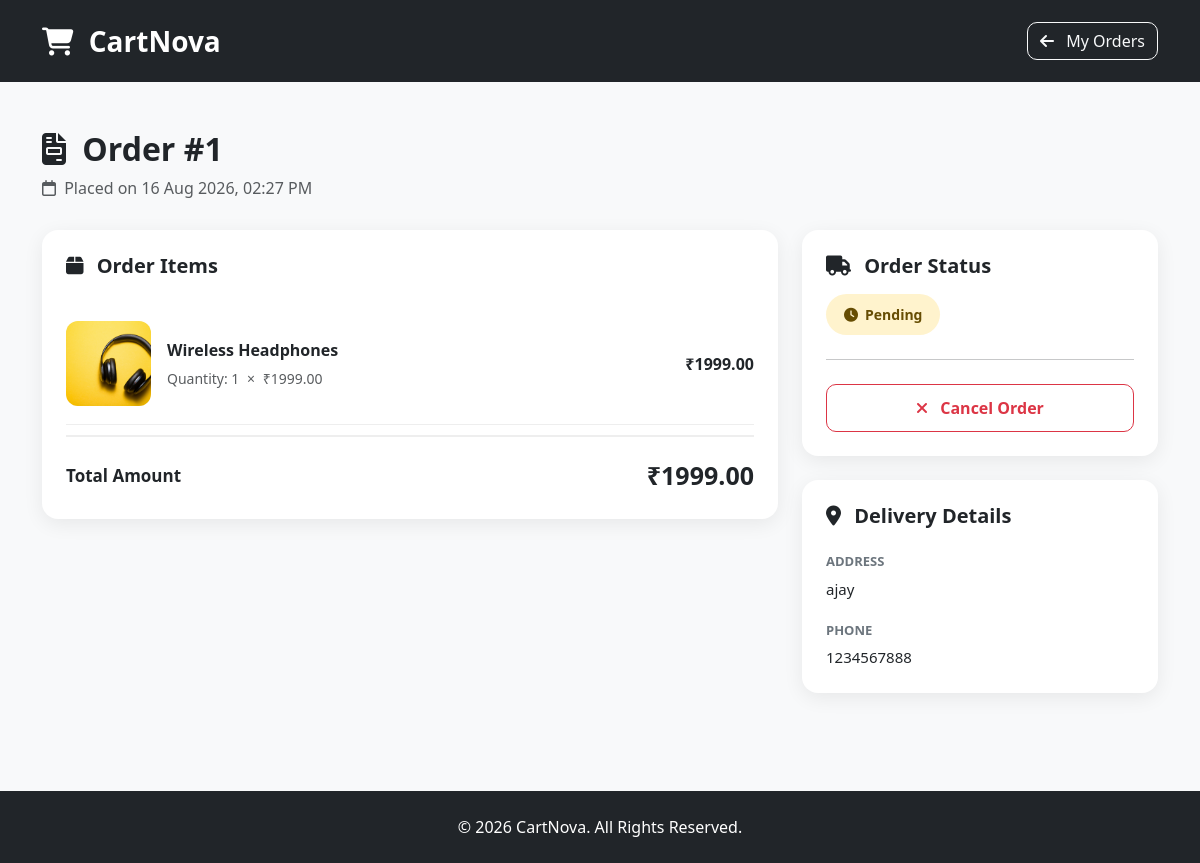
The page /order/1/ (signed in) on the database its author committed.
### store/models.py (models this page shows, shortened)
class Order(models.Model):
    user = models.ForeignKey(User, on_delete=models.CASCADE)
    total_amount = models.DecimalField(max_digits=10, decimal_places=2)
    address = models.TextField()
    phone = models.CharField(max_length=15)
    status = models.CharField(
        max_length=20,
        choices=[
            ('Pending', 'Pending'),
            ('Processing', 'Processing'),
            ('Shipped', 'Shipped'),
            ('Delivered', 'Delivered'),
            ('Cancelled', 'Cancelled'),
        ],
        default='Pending'
    )
    created_at = models.DateTimeField(auto_now_add=True)

class OrderItem(models.Model):
    order = models.ForeignKey(
        Order,
        on_delete=models.CASCADE,
        related_name='items'
    )
    product = models.ForeignKey(Product, on_delete=models.CASCADE)
    quantity = models.PositiveIntegerField(default=1)
    price = models.DecimalField(
        max_digits=10,
        decimal_places=2
    )
    def total_price(self):
        return self.price * self.quantity

class Product(models.Model):
    category = models.ForeignKey(Category, on_delete=models.CASCADE)
    name = models.CharField(max_length=200)
    description = models.TextField()
    price = models.DecimalField(max_digits=10, decimal_places=2)
    image = models.CharField(max_length=200, blank=True)
    stock = models.PositiveIntegerField(default=0)
    is_available = models.BooleanField(default=True)
    created_at = models.DateTimeField(auto_now_add=True)

### store/views.py (the view)
def order_detail(request, order_id):
    if not request.user.is_authenticated:
        return redirect('login')
    order = Order.objects.get(
        id=order_id,
        user=request.user
    )
    return render(
        request,
        'store/order_detail.html',
        {
            'order': order
        }
    )

### store/context_processors.py (called while the page is built)
def cart_wishlist_counts(request):
    cart_count = 0
    wishlist_count = 0
    if request.user.is_authenticated:
        cart_count = sum(
            item.quantity
            for item in CartItem.objects.filter(
                user=request.user
            )
        )
        wishlist_count = Wishlist.objects.filter(
            user=request.user
        ).count()
    return {
        'cart_count': cart_count,
        'wishlist_count': wishlist_count,
    }

### store/templates/store/order_detail.html (shortened to what this page needs)
{% load static %}
<!DOCTYPE html>
<html lang="en">
<head>
    <link href="https://cdn.jsdelivr.net/npm/bootstrap@5.3.3/dist/css/bootstrap.min.css"
          rel="stylesheet">
    <link rel="stylesheet"
          href="https://cdnjs.cloudflare.com/ajax/libs/font-awesome/6.7.2/css/all.min.css">
</head>
<body>
<nav class="navbar navbar-dark bg-dark">
    <div class="container">
        <a href="{% url 'home' %}"
           class="navbar-brand fw-bold fs-3">
            <i class="fa-solid fa-cart-shopping me-2"></i>
            CartNova
        </a>
        <a href="{% url 'my_orders' %}"
           class="btn btn-outline-light back-btn">
            <i class="fa-solid fa-arrow-left me-2"></i>
            My Orders
        </a>
    </div>
</nav>
<section class="py-5">
    <div class="container">
        <div class="page-header">
            <h2>
                <i class="fa-solid fa-file-invoice me-2"></i>
                Order #{{ order.id }}
            </h2>
            <p class="text-muted mb-0">
                <i class="fa-regular fa-calendar me-1"></i>
                Placed on
                {{ order.created_at|date:"d M Y, h:i A" }}
            </p>
        </div>
        <div class="row g-4">
            <div class="col-lg-8">
                <div class="card detail-card">
                    <div class="card-body p-4">
                        <h5 class="section-title">
                            <i class="fa-solid fa-box me-2"></i>
                            Order Items
                        </h5>
                        {% for item in order.items.all %}
                        <div class="order-item">
                            <div class="d-flex align-items-center">
                                <img src="{% static 'images/' %}{{ item.product.image }}"
                                     alt="{{ item.product.name }}"
                                     class="product-image me-3">
                                <div class="flex-grow-1">
                                    <div class="product-name">
                                        {{ item.product.name }}
                                    </div>
                                    <div class="text-muted small">
                                        Quantity:
                                        {{ item.quantity }}
                                        <span class="mx-1">×</span>
                                        ₹{{ item.price }}
                                    </div>
                                </div>
                                <div class="item-price">
                                    ₹{{ item.total_price }}
                                </div>
                            </div>
                        </div>
                        {% endfor %}
                        <div class="total-box">
                            <div class="d-flex justify-content-between
                                        align-items-center">
                                <span class="total-label">
                                    Total Amount
                                </span>
                                <span class="total-amount">
                                    ₹{{ order.total_amount }}
                                </span>
                            </div>
                        </div>
                    </div>
                </div>
            </div>
            <div class="col-lg-4">
                <div class="card detail-card status-card">
                    <div class="card-body p-4">
                        <h5 class="section-title mb-3">
                            <i class="fa-solid fa-truck me-2"></i>
                            Order Status
                        </h5>
                        {% if order.status == "Pending" %}
                            <span class="status-badge status-pending">
                                <i class="fa-solid fa-clock"></i>
                                Pending
                            </span>
                        {% elif order.status == "Processing" %}
                            <span class="status-badge status-processing">
                                <i class="fa-solid fa-gear"></i>
                                Processing
                            </span>
                        {% elif order.status == "Shipped" %}
                            <span class="status-badge status-shipped">
                                <i class="fa-solid fa-truck"></i>
                                Shipped
                            </span>
                        {% elif order.status == "Delivered" %}
                            <span class="status-badge status-delivered">
                                <i class="fa-solid fa-circle-check"></i>
                                Delivered
                            </span>
                        {% elif order.status == "Cancelled" %}
                            <span class="status-badge status-cancelled">
                                <i class="fa-solid fa-circle-xmark"></i>
                                Cancelled
                            </span>
                        {% else %}
                            <span class="status-badge bg-secondary text-white">
                                {{ order.status }}
                            </span>
                        {% endif %}
                        {% if order.status == "Pending" %}
                            <hr class="my-4">
                            <a href="{% url 'cancel_order' order.id %}"
                               class="btn btn-outline-danger w-100 cancel-btn">
                                <i class="fa-solid fa-xmark me-2"></i>
                                Cancel Order
                            </a>
                        {% endif %}
                    </div>
                </div>
                <div class="card detail-card">
                    <div class="card-body p-4">
                        <h5 class="section-title mb-4">
                            <i class="fa-solid fa-location-dot me-2"></i>
                            Delivery Details
                        </h5>
                        <div class="delivery-row">
                            <div class="delivery-label">
                                Address
                            </div>
                            <div class="delivery-value">
                                {{ order.address }}
                            </div>
                        </div>
                        <div class="delivery-row">
                            <div class="delivery-label">
                                Phone
                            </div>
                            <div class="delivery-value">
                                {{ order.phone }}
                            </div>
                        </div>
                    </div>
                </div>
            </div>
        </div>
    </div>
</section>
<footer class="bg-dark text-white text-center py-4">
    <p class="mb-0">
        © 2026 CartNova. All Rights Reserved.
    </p>
</footer>
</body>
</html>

### store/templates/store/order_detail.html (style rules this page uses)
body { background: #f8f9fa; color: #212529; }
.navbar { padding: 15px 0; }
.page-header { margin-bottom: 30px; }
.page-header h2 { font-weight: 700; }
.detail-card { background: #fff; border: none; border-radius: 16px; box-shadow: 0 5px 20px rgba(0, 0, 0, 0.07); }
.section-title { font-weight: 700; margin-bottom: 25px; }
.order-item { padding: 18px 0; border-bottom: 1px solid #eee; }
.product-image { width: 85px; height: 85px; object-fit: cover; border-radius: 12px; background: #f8f9fa; }
.product-name { font-weight: 700; margin-bottom: 6px; }
.item-price { font-weight: 700; white-space: nowrap; }
.total-box { border-top: 2px solid #eee; margin-top: 10px; padding-top: 20px; }
.total-label { font-size: 17px; font-weight: 600; }
.total-amount { font-size: 25px; font-weight: 700; }
.status-card { margin-bottom: 24px; }
.status-badge { display: inline-flex; align-items: center; gap: 7px; padding: 10px 18px; border-radius: 50px; font-weight: 600; font-size: 14px; }
.status-pending { background: #fff3cd; color: #664d03; }
.delivery-row { margin-bottom: 20px; }
.delivery-row:last-child { margin-bottom: 0; }
.delivery-label { font-size: 13px; font-weight: 700; text-transform: uppercase; color: #6c757d; margin-bottom: 5px; }
.delivery-value { font-size: 15px; line-height: 1.6; }
.cancel-btn { border-radius: 10px; font-weight: 600; padding: 11px; }
.back-btn { border-radius: 10px; }
footer { margin-top: 50px; }

### rows shown on the page
Order: id "1", created_at "16 Aug 2026, 02:27 PM", total_amount "1999.00", address "ajay", phone "1234567888"
OrderItem: product.image (picture), product.name "Wireless Headphones", quantity "1", price "1999.00", total_price "1999.00"
